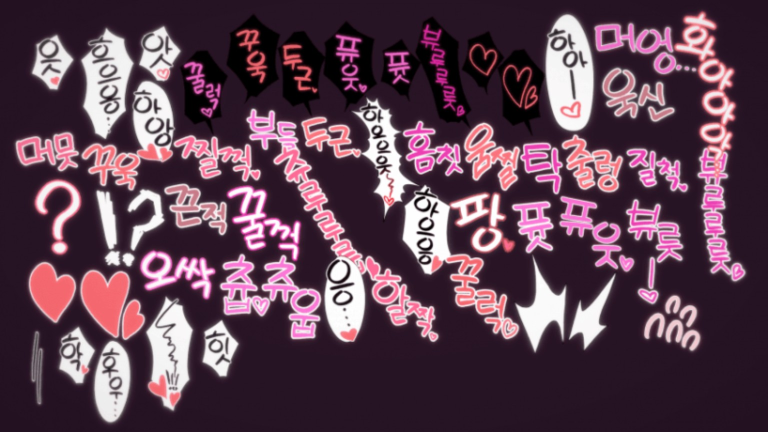
#> input picture docs/assets/pink-reactions/source-6842.png, 1536 x 864 px (shown at 1/2 size)
$ python extract-pink-reactions.py
#> lines starting #> are read from the running program, lines starting #| are printed output that depends on the picture; after the words box and inside, x2 and y2 are one past the last pixel; in counts of white or black regions, pixels touching at a corner belong together
"""Precision extraction from the user's original pixels, not an AI-cleaned sheet."""
from pathlib import Path
import json
import numpy as np
from PIL import Image,ImageDraw,ImageFilter
from scipy.ndimage import gaussian_filter,binary_fill_holes,label,binary_dilation,binary_opening,distance_transform_edt
ROOT=Path(__file__).resolve().parent.parent
source=Image.open(ROOT/'docs/assets/pink-reactions/source-6842.png').convert('RGB')
#> source is the input picture: PIL image 1536x864 RGB; mean R, G, B 93.2, 65.5, 81.5
rgb=np.array(source).astype(float)
# Smooth only background samples; do not blur/rewrite foreground lettering.
bg_samples=(rgb.max(axis=2)<65)&(rgb.min(axis=2)>12)
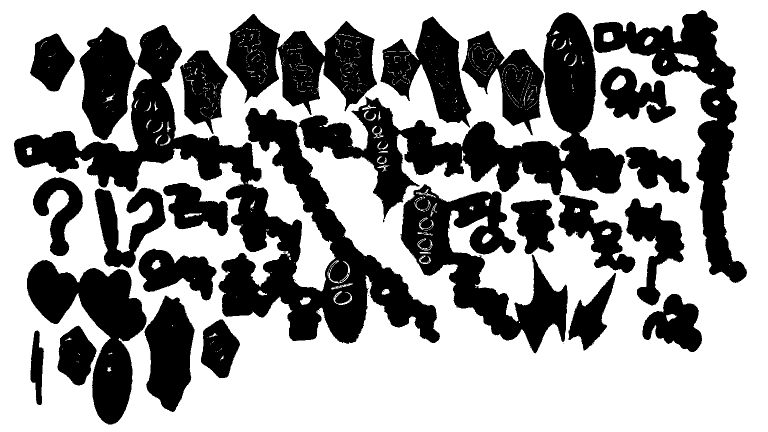
#> bg_samples: shape (864, 1536) bool (shown at 1/2 size); 60.2% white; 63 black regions (37 under 20 px), largest, box (x1, y1, x2, y2) and area: (28, 50, 880, 688) 115766, (596, 25, 1250, 438) 72834, (801, 368, 1136, 707) 42395
weights=gaussian_filter(bg_samples.astype(float),40)
bg=np.stack([gaussian_filter(rgb[:,:,i]*bg_samples,40)/np.maximum(weights,.001) for i in range(3)],axis=2)
delta=np.maximum(rgb-bg,0).max(axis=2)
alpha=np.clip((delta-8)/58,0,1)
# Unmix the old dark paper only in the antialiased halo. Opaque original pixels stay exact.
a=np.maximum(alpha,.001)
fg=np.clip((rgb-bg*(1-alpha[:,:,None]))/a[:,:,None],0,255)
rgba=np.dstack([fg,np.round(alpha*255)]).astype('uint8')
regions={
'kkulleong':[(890,510),(953,501),(976,530),(977,578),(1016,592),(1046,640),(1047,693),(998,698),(964,670),(947,629),(899,623),(878,586),(885,552)],
'haljjak':[(757,536),(793,536),(813,575),(836,599),(868,625),(885,667),(878,697),(847,698),(811,661),(775,652),(751,614),(730,588),(734,565),(753,562)],
'eung':[(654,515),(677,508),(704,515),(725,549),(734,601),(729,646),(714,688),(670,692),(648,663),(635,604),(637,557)],
'chu-eup':[(530,507),(586,507),(610,554),(614,572),(645,580),(654,621),(647,688),(566,693),(556,660),(562,619),(537,616),(519,584),(528,559)],
'pang':[(896,390),(996,373),(1024,382),(1027,457),(1046,469),(1048,517),(981,520),(929,507),(907,474),(894,442)],
'umjjil':[(930,239),(985,235),(1005,276),(1040,290),(1047,337),(1043,387),(1008,401),(972,367),(922,352),(919,324),(926,302)],
'hwaaaa':[(1348,18),(1432,12),(1479,96),(1491,190),(1487,282),(1475,330),(1431,329),(1413,291),(1387,246),(1378,177),(1381,124),(1340,110),(1340,89),(1345,58)],
'bureureut-pink':[(1402,294),(1442,292),(1478,329),(1488,393),(1504,513),(1509,555),(1467,572),(1438,552),(1409,495),(1391,397),(1389,333)],
'haang':[(279,148),(310,142),(340,163),(356,210),(356,269),(349,302),(355,318),(337,333),(287,331),(273,315),(257,270),(250,207),(260,170)],
'meoeong':[(1182,36),(1339,34),(1364,78),(1377,127),(1389,145),(1382,161),(1323,167),(1275,148),(1191,127),(1177,92)],
'haa-eung':[(818,370),(848,356),(877,377),(899,401),(899,461),(914,507),(901,539),(881,554),(854,551),(823,531),(803,495),(795,442),(800,407)]
}
paper={'eung','haang','haa-eung'}
out=ROOT/'public/sticker-assets/pink-reactions'
reports=[]
# Bright original stroke components define letter boundaries, not diagonal crop lines.
cores,n=label(rgb.max(axis=2)>205)
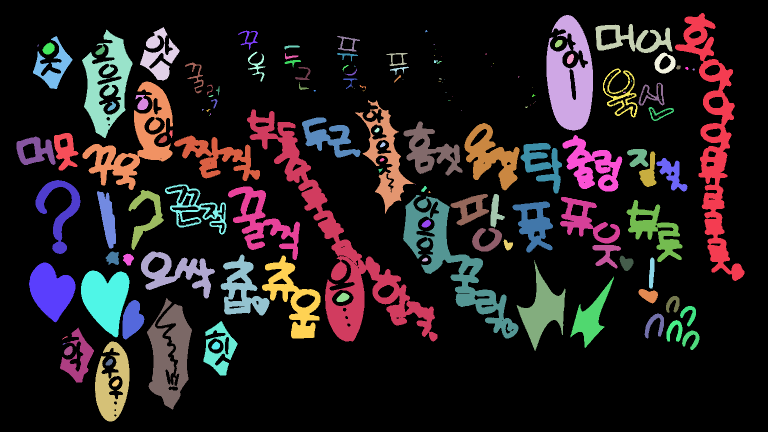
#> cores: shape (864, 1536) int32 (shown at 1/2 size); 173 distinct labels, from 0 to 172; one colour per label, 0 black
#> n = 172
_,nearest=distance_transform_edt(cores==0,return_indices=True)
owners=cores[tuple(nearest)]
#> owners: shape (864, 1536) int32; 172 distinct labels, from 1 to 172
ids={'umjjil':[105],'chu-eup':[147],'pang':[130,131,140,141],'meoeong':[3,19,36,41]}
# Wide stair-step separations travel through gaps between neighboring words.
regions['kkulleong']=[(879,500),(981,500),(981,574),(1026,574),(1026,626),(1052,626),(1052,700),(991,700),(991,672),(944,672),(944,631),(882,631),(882,549),(894,549),(894,529),(879,529)]
regions['haljjak']=[(762,536),(816,536),(816,588),(878,588),(878,642),(895,642),(895,705),(838,705),(838,679),(789,679),(789,648),(743,648),(743,621),(730,621),(730,545),(762,545)]
# Keep all of first 화; change the left boundary only below the first syllable.
regions['hwaaaa']=[(1330,8),(1450,8),(1501,110),(1501,328),(1420,328),(1410,276),(1380,227),(1378,177),(1384,122),(1330,122)]
regions['bureureut-pink']=[(1385,292),(1516,292),(1516,579),(1385,579)]
for slug in ['kkulleong','haljjak','eung','chu-eup','pang','umjjil','hwaaaa','bureureut-pink','meoeong']:
 points=regions[slug];mask=Image.new('L',source.size);ImageDraw.Draw(mask).polygon(points,fill=255);m=np.array(mask)>0
 if slug in ids:
  support=np.isin(owners,ids[slug]);m=support
  if slug=='meoeong':
   extra=Image.new('L',source.size);ImageDraw.Draw(extra).ellipse((1380,132,1394,148),fill=255);m=m|(np.array(extra)>0)
 if slug=='kkulleong':m=m&(owners==132)
 if slug=='eung':
  roi=np.zeros(source.size[::-1],bool);roi[509:694,636:735]=True
  yy,xx=np.indices(roi.shape);ell=((xx-(684+.13*(yy-600)))/43)**2+((yy-600)/88)**2<=1
  bright=(rgb.max(axis=2)>100)&ell
  filled=binary_fill_holes(bright)
  ll,nn=label(filled);sizes=np.bincount(ll.ravel());sizes[0]=0;body=ll==sizes.argmax()
  body=binary_fill_holes(body);m=binary_dilation(body,iterations=5)&binary_dilation(ell,iterations=3)
  aa=np.maximum(alpha*m,body.astype(float))
 else:aa=alpha*m
 pix=rgba.copy();pix[:,:,3]=np.round(aa*255).astype('uint8')
 if slug in ['kkulleong','haljjak']:
  ink=(rgb[:,:,0]>140)&(rgb[:,:,0]-rgb[:,:,1]>45)&(rgb[:,:,0]-rgb[:,:,2]>30)&m
  yy,xx=np.indices(ink.shape)
  if slug=='kkulleong':ink&=~((xx<895)&(yy>523)&(yy<548))
  if slug=='haljjak':
   ink&=~((yy<540)|((xx<762)&(yy<545)))
  ink_support=distance_transform_edt(~ink)<=7
  pix[:,:,3]*=ink_support
  if slug=='kkulleong':pix[:,:,3][(xx<890)&(yy<542)]=0

 if slug=='eung':
  opaque=body;pix[:,:,:3][opaque]=rgb[opaque].astype('uint8')
  yy,xx=np.indices(body.shape);alien=(rgb[:,:,0]-rgb[:,:,1]>50)&(rgb[:,:,0]-rgb[:,:,2]>25)&(yy<540)&(xx>690);pix[:,:,3][alien]=0
 # Separate the actual red/pink overlap by ink color, not a diagonal clipping line.
 if slug in ['hwaaaa','bureureut-pink']:
  red=(rgb[:,:,0]-rgb[:,:,2]>55)&(rgb[:,:,0]-rgb[:,:,1]>45)&(rgb[:,:,0]>160)
  pink=(rgb[:,:,2]-rgb[:,:,1]>55)&(rgb[:,:,0]-rgb[:,:,2]<55)&(rgb[:,:,0]-rgb[:,:,1]>65)
  near_red=distance_transform_edt(~red);near_pink=distance_transform_edt(~pink)
  yy,xx=np.indices(red.shape)
  if slug=='hwaaaa':
   keep=near_red<=near_pink;pix[:,:,3]*=keep
  else:
   keep=(yy>366)|(near_pink<near_red);pix[:,:,3]*=keep
 # Remove disconnected neighbor flecks while retaining small hearts and ellipsis dots.
 ll,nn=label(aa>.25);sizes=np.bincount(ll.ravel());keep=np.where(sizes>=6)[0];keep=keep[keep!=0]
 support=binary_dilation(np.isin(ll,keep),iterations=4);pix[:,:,3]*=support
 # Only the source's genuinely overlapped portions reuse matching source pixels.
 if slug=='bureureut-pink':
  # Recover the genuinely occluded first 뷰 from the intact 뷰 in 뷰릇, at native scale.
  x0,y0,x1,y1=1240,390,1345,490
  local=rgb[y0:y1,x0:x1];ink=(local[:,:,0]>140)&(local[:,:,2]-local[:,:,1]>45)&(local[:,:,0]-local[:,:,1]>65)
  il,nn=label(ink);_,ip=distance_transform_edt(il==0,return_indices=True);io=il[tuple(ip)]
  ink_sizes=np.bincount(il.ravel());ink_sizes[0]=0;chosen=[int(ink_sizes.argmax()),il[465-y0,1280-x0]]
  chosen=[k for k in chosen if k]
  # Each core component belongs to this syllable; neighboring 릇 cores are excluded.
  sel=np.isin(il,chosen);sup=np.isin(io,chosen)&(distance_transform_edt(~sel)<=8)
  patch_pixels=rgba[y0:y1,x0:x1].copy();patch_pixels[:,:,3]*=sup
  patch=Image.fromarray(patch_pixels,'RGBA')
  pix[:370,:,3]=0
  layer=Image.fromarray(pix,'RGBA');layer.alpha_composite(patch,(x0+149,y0-108));pix=np.array(layer)
 if slug=='hwaaaa':
  # The original last 아 intersects 뷰. Reuse the preceding intact 아 at native scale.
  copied=rgba.copy();yy,xx=np.indices(alpha.shape);copied[:,:,3][(yy<187)&(xx>1449)]=0
  patch=Image.fromarray(copied,'RGBA').crop((1397,177,1474,244))
  pix[242:,:,3]=0
  layer=Image.fromarray(pix,'RGBA');layer.alpha_composite(patch,(1407,243));cap_pixels=rgba.copy();yy,xx=np.indices(alpha.shape);cap_pixels[:,:,3]*=((owners==131)&(yy>=439));cap=Image.fromarray(cap_pixels,'RGBA').crop((985,438,1020,463));layer.alpha_composite(cap,(1449,298));pix=np.array(layer)
 im=Image.fromarray(pix,'RGBA');bbox=im.getbbox();im=im.crop(bbox);padded=Image.new('RGBA',(im.width+32,im.height+32));padded.alpha_composite(im,(16,16));padded.save(out/(slug+'-v2.png'),optimize=True)
 reports.append(dict(slug=slug,sourceBox=list(bbox),padding=16,size=list(padded.size),polygon=points,source='source-6842.png',method='original-pixel precision extraction'))
#> this loop made 9 passes
#> (keep, chosen, bbox) on pass 8: ([1], [1, 3], (1396, 286, 1496, 569))
#> (keep, bbox) on passes 1 to 6: ([1], (890, 503, 1042, 682)), ([1, 3], (733, 536, 881, 687)), ([1], (643, 510, 732, 690)), ([1], (518, 505, 647, 686)), ([1], (897, 381, 1032, 512)), ([1], (922, 239, 1043, 387))
#> body: shape (864, 1536) bool; 0.8% white; 1 white region, box (x1, y1, x2, y2) and area: (648, 513, 729, 685) 10554
#> bright: shape (864, 1536) bool; 0.7% white; 2 white regions, box (x1, y1, x2, y2) and area: (648, 513, 729, 685) 9320, (640, 587, 644, 604) 32
#> ell: shape (864, 1536) bool; 0.9% white; 1 white region, box (x1, y1, x2, y2) and area: (640, 513, 729, 688) 11885
#> extra: PIL image 1536x864 L; 0.01% white; 1 white region, box (x1, y1, x2, y2) and area: (1380, 132, 1395, 149) 199
#> filled: shape (864, 1536) bool; 0.8% white; 2 white regions, box (x1, y1, x2, y2) and area: (648, 513, 729, 685) 10554, (640, 587, 644, 604) 32
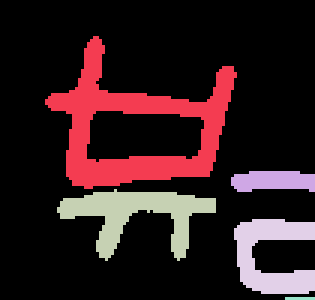
#> il: shape (100, 105) int32 (shown 3 times larger); 6 distinct labels, from 0 to 5; one colour per label, 0 black
#> ink: shape (100, 105) bool; 21.3% white; 5 white regions (1 under 20 px), largest, box (x1, y1, x2, y2) and area: (15, 12, 79, 63) 1134, (19, 63, 72, 87) 531, (78, 73, 105, 98) 399, (77, 57, 105, 64) 162
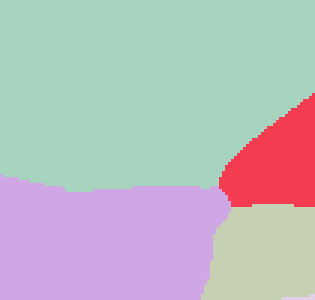
#> io: shape (100, 105) int32 (shown 3 times larger); 5 distinct labels, from 1 to 5; one colour per label, 0 black
#> ll: shape (864, 1536) int32; values 0 (black) and 1 (white), 0.76% white; 1 white region, box (x1, y1, x2, y2) and area: (1186, 43, 1395, 152) 10149
#> m: shape (864, 1536) bool; 1.8% white; 1 white region, box (x1, y1, x2, y2) and area: (1177, 0, 1395, 181) 23991
#> mask: PIL image 1536x864 L; 1.6% white; 1 white region, box (x1, y1, x2, y2) and area: (1177, 34, 1390, 168) 21342
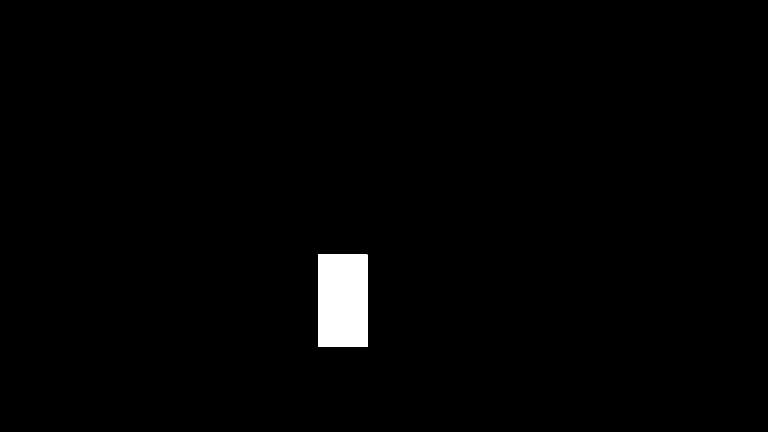
#> roi: shape (864, 1536) bool (shown at 1/2 size); 1.4% white; 1 white region, box (x1, y1, x2, y2) and area: (636, 509, 735, 694) 18315
#> after the loop, reports = 9 items
(ROOT/'docs/assets/pink-reactions/precision-extraction.json').write_text(json.dumps(reports,ensure_ascii=False,indent=2))
# Review on a dark ground as well as a light one; glows must not hide missing strokes.
for name,bgcolor in [('dark','#15202b'),('light','#e5e5e5')]:
 sheet=Image.new('RGB',(1500,4*430),bgcolor);d=ImageDraw.Draw(sheet)
 for i,r in enumerate(reports):
  im=Image.open(out/(r['slug']+'-v2.png'));im=im.resize((im.width*2,im.height*2));im.thumbnail((450,370));x=i%3*500+(500-im.width)//2;y=i//3*430;sheet.paste(im,(x,y+8),im);d.text((i%3*500+12,y+397),r['slug'],fill='white' if name=='dark' else 'black')
#> after `im = im.resize((im.width * 2, im.height * 2))`:
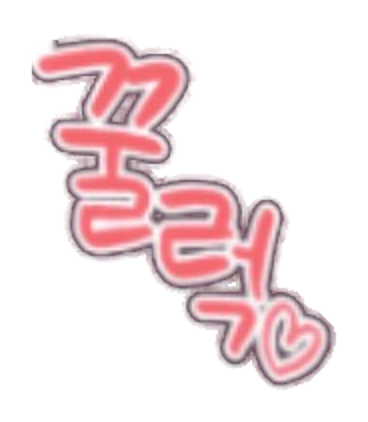
#> im: PIL image 368x422 RGBA; mean R, G, B, A 66.3, 46.4, 49.3, 70.4; transparent parts drawn white
#> after `x = i % 3 * 500 + (500 - im.width) // 2`: x = 88
#> after `y = i // 3 * 430`: y = 0
 sheet.save(ROOT.parent/('precision-review-'+name+'.png'))
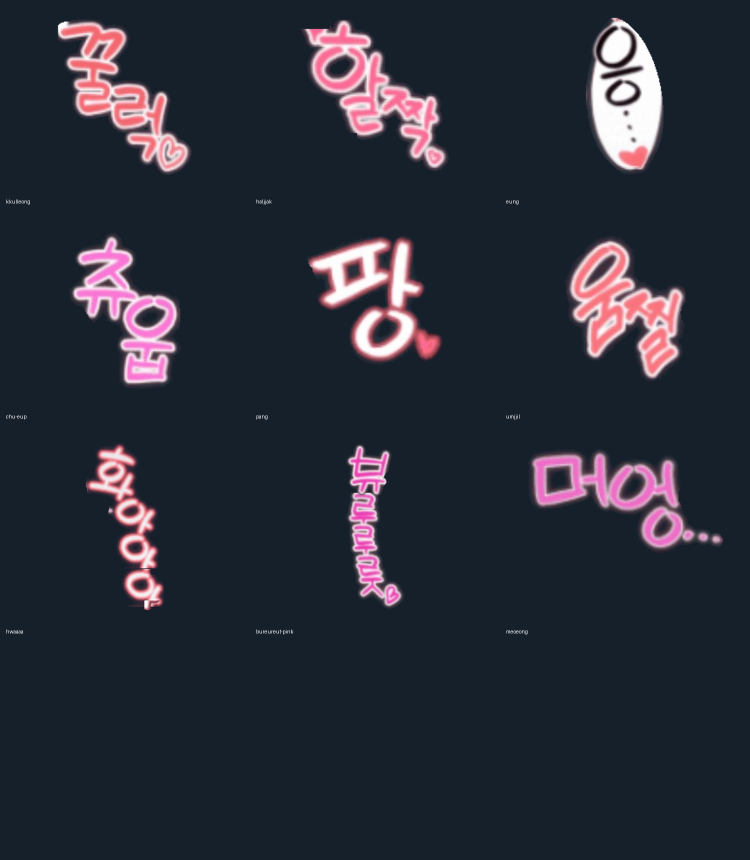
#> saved as precision-review-dark.png: PIL image 1500x1720 RGB (shown at 1/2 size); mean R, G, B 40.9, 44.9, 56.7
print('Extracted',len(reports),'original-pixel assets')
#| Extracted 9 original-pixel assets
